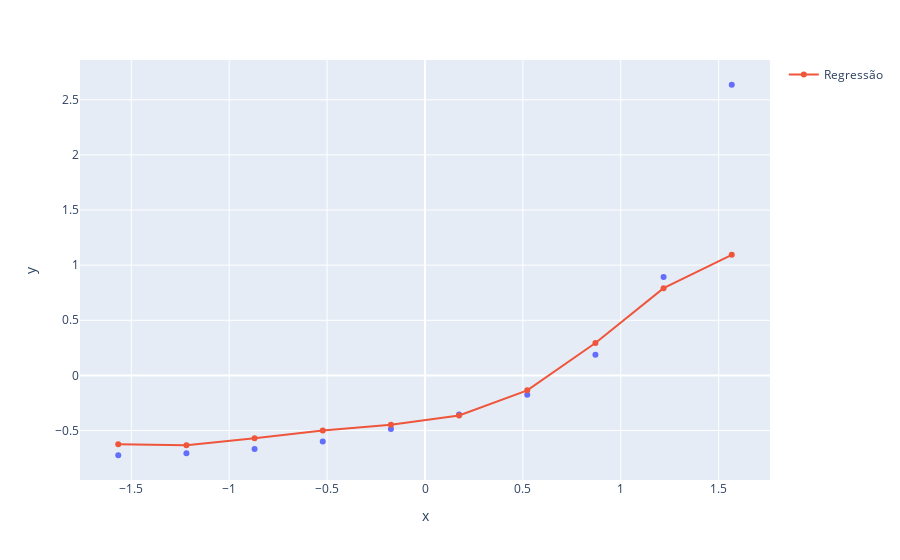

Notebook code cell kept with this figure:
### Code cell
grafico = px.scatter(x= x_plano_saude2_scaled.ravel(), y= y_plano_saude2_scaled.ravel())
grafico.add_scatter(x= x_plano_saude2_scaled.ravel(), y= regressor_svr_saude_rbf_scaled.predict(x_plano_saude2_scaled), name= 'Regressão')
grafico.show()

### Figure 1 — Plotly figure (JSON) as saved in the notebook; plotly's stock layout.template omitted (floating-point values rounded to 4 significant figures)
{"data": [{"hovertemplate": "x=%{x}<br>y=%{y}<extra></extra>", "legendgroup": "", "marker": {"color": "#636efa", "symbol": "circle"}, "mode": "markers", "name": "", "orientation": "v", "showlegend": false, "type": "scatter", "x": [-1.567, -1.219, -0.8704, -0.5222, -0.1741, 0.1741, 0.5222, 0.8704, 1.219, 1.567], "xaxis": "x", "y": [-0.724, -0.7066, -0.6682, -0.5984, -0.4867, -0.3542, -0.1762, 0.1867, 0.8915, 2.636], "yaxis": "y"}, {"name": "Regressão", "type": "scatter", "x": [-1.567, -1.219, -0.8704, -0.5222, -0.1741, 0.1741, 0.5222, 0.8704, 1.219, 1.567], "y": [-0.6235, -0.6329, -0.5707, -0.4987, -0.4464, -0.3633, -0.1355, 0.2935, 0.7912, 1.094]}], "layout": {"legend": {"tracegroupgap": 0}, "margin": {"t": 60}, "xaxis": {"anchor": "y", "domain": [0, 1], "title": {"text": "x"}}, "yaxis": {"anchor": "x", "domain": [0, 1], "title": {"text": "y"}}}}
